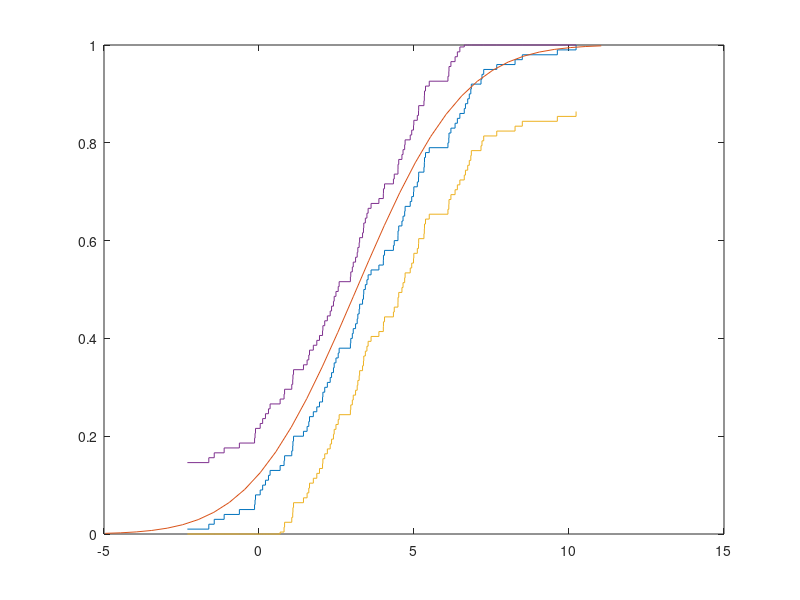

MATLAB code to generate this figure:
pkg load statistics;

function draw_plot(n, a, s, u)
  x = sort(normrnd(a, s, n, 1));
  F_n = 1 / n : 1 / n : 1; 
  [L, R] = stairs(x, F_n);

  t = (a - 3 * s) : 0.5 : a + 3 * s;
  F_real = normcdf(t, a, s);
  delta = u / sqrt(n);
  plot(L, R, t, F_real, L, max(0, R - delta), L, min(1, R + delta))
endfunction

function ans = kolmogorov_test(n, m, a, s, u)
  x = sort(normrnd(a, s, n, m));
  res = 0.0;
  
  for i = 1:n
    F_x_i = normcdf(x(i, :), a, s);
    res = max(res, abs(F_x_i - i / n));
    res = max(res, abs(F_x_i - (i - 1) / n));
  endfor
  
  ans = mean((sqrt(n) * res) > u);
endfunction

n = 100;
a = 3.14;
s = 2.7;
u = 1.36;
draw_plot(n, a, s, u);
m1 = 10^4;
m2 = 10^6;
printf("n = %d: alpha = %g\n\n", m1, kolmogorov_test(n, m1, a, s, u));
printf("n = %d: alpha = %g\n\n", m2, kolmogorov_test(n, m2, a, s, u));